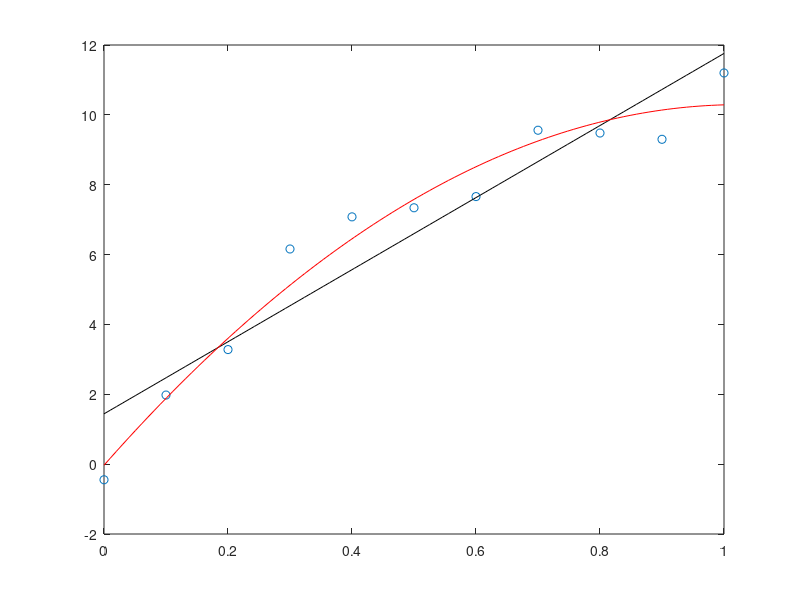

MATLAB code for this plot:
%
% COMPLEX NUMBERS
% --------------------------
%
% Matlab allows a very convenient treatment of complex numbers
%

%
% Unless defined otherwise, 'i' is the 'i' we all know from complex
% number notation - square root of -1.
%

sqrt(-1)

%
% Here you can also see the default way in which Matlab prints
% complex numbers
%

%
% This is also one way we can write complex numbers and input
% them to Matlab. Note the absence of any multiplication sign
% between the number and 'i' (it is obviously not an error to 
% write it nevertheless).
%

c1 = 1-2i

%
% Some engineers are used to a notation where 'j' replaces 'i'.
% That works also.
%

c1 = 1-2j

%
% Another way to construct a complex number is using the
% built-in function 'complex'.
%

c1 = complex(1,-2)

%
% And obviously we can use also the built-in function
% 'sqrt' (square root) to construct 'i' as sqrt(-1). But that's 
% not very convenient...
%

c1 = 1-2*sqrt(-1)

%
% All the arithmetic operations are defined on the 
% complex numbers as we expect them to be.
%

c2 = 3*(2-3i)

c3 = sqrt(-2)

c4 = (c1+c2)/c3

%
% The functions 'real' and 'imag' extract the real and
% the imaginary part of the complex number
%

c4r = real(c4)


c4i = imag(c4)

%
% For polar (Euler) representation of complex numbers we
% need the absolute value and the phase.
%
%
% The absolute value is obtained with the function 'abs'.
%

abs(c4)

%
% The phase is obtained with the function 'angle'.
% The phase is in radians betwee -pi and pi.
%

doc angle
angle(c4)

%
% The number can be easily reconstructed from the
% absolute value and the phase.
%

r = abs(c1)
phi = angle(c1)

r*exp(phi*i)

%
% We can also use the built-in function 'conj'
% to get the complex conjugate ('tzamud').
%

doc conj
c1
conj(c1)

%
% POLYNOMIALS
% --------------------
%
% Matlab has some neat built-in functions to
% perform operations on polynomials.
%

%
% Matlab represents a polynomial simply as
% a vector. The first element hold the coefficient
% of the highest power, and the last holds the coefficient
% of the zeroth power.
%

%
% This polynomial is x^4-12*x^3+25*x+116
%

p = [1 -12 0 25 116]

%
% The function 'roots' assumes the vector it got as 
% input represents a polynomial, and it returns 
% a column vector with the roots of the polynomial.
%

doc roots
roots(p)

%
% The function poly receives a column vector
% and assumes it contains all the roots of a polynomial.
% It builds a polynomial that has those roots.
%

doc poly
r = roots(p);

%
% Operations defined between polynomials
%
a = [1 2 3 4];
b = [1 4 9 16];

%
% Addition is very simply an element-by-element addition.
%

a+b

%
% Multiplication is equivalent to 'convolution',
% so the function 'conv' is used to perform it.
%

doc conv
conv(a,b)

%
% Matlab can also calculate derivatives and integrals
% of polynomials.
%

%
% Derivative
%

doc polyder
c = conv(a,b);
polyder(c)

%
% Integral. The additional argument is the integration constant. 
% If no constant is specified, the default is 0.
%

polyint(c)
polyint(c,28)

%
% The function 'polyval' evaluates a polynomial
% in specified locations.
%

doc polyval
polyval(c,1)
polyval(c,-4)
polyval(c,[1 5 9])

%
% For example, let's plot the polynomial 
% x^3+4*x^2-7*x-10 between x = -1 and x = 3.
%

p = [1 4 -7 -10];
x = linspace(-10,3,1000);
v = polyval(p,x);
plot (x,v)
grid

% 
% Using the plot we can test polynomial roots
%

roots(p)

%
% We can also examine where the derivative is zero
%

roots(polyder(p))

%
% Matlab also offers a way to fit a polynomial to data.
% By 'fit' we mean in the 'least squares' sense,
% i.e., the polynomial whose averaged sum of squared distances
% from the points is minimal.
%

x = 0:0.1:1;
y = [-.447 1.978 3.28 6.16 7.08 7.34 7.66 9.56 9.48 9.3 11.2];


%
% We use the function 'scatter' to get a 'scatter plot',
% where the points are not connected with lines and
% there are only markers in the form of empty circles.
% Obviously we can obtain the same plot using 'plot'
%

scatter (x,y)
plot (x,y,'o')

%
% To fit a polynomial to the data we use the function
% 'polyfit'.  Besides the input x and y data, we also have
% to specify the degree of the polynomial we wish to fit.
%

doc polyfit
polyfit(x,y,1)
polyfit(x,y,2)

%
% We'll plot the polynomial we fitted on the scatter
% plot.
%

xx = linspace(0,1,100);
hold

p1 = polyfit(x,y,1);
p2 = polyfit(x,y,2);
plot (xx,polyval(p1,xx),'k')
plot (xx,polyval(p2,xx),'r')


%
% Reminder: we started class with an explanation about
% Least-square fitting. The following website gives
% another introduction to the topic:
% http://mathworld.wolfram.com/LeastSquaresFitting.html
%
